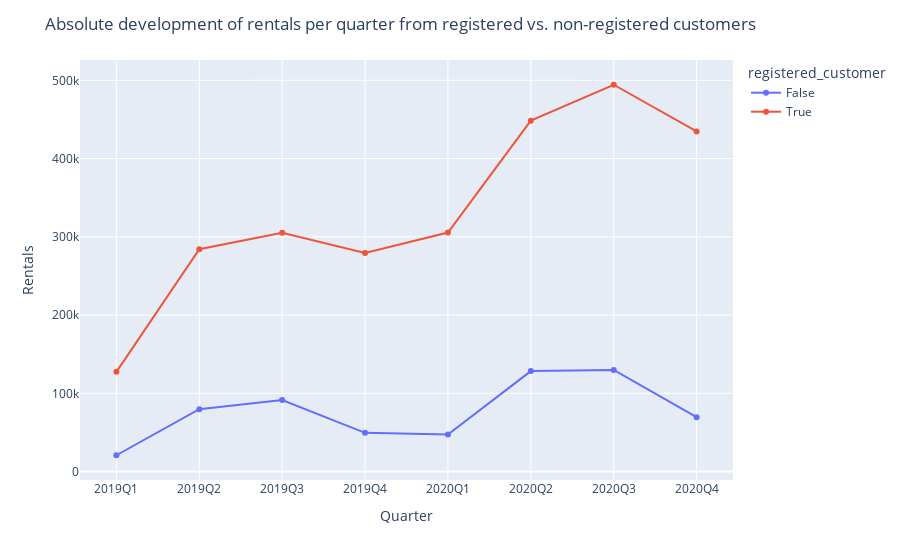

This figure's notebook cell:
### Markdown cell above
## Absolute development of rentals per quarter and per customer group (registered vs non-registered customers)

### Code cell
# Change quarter column to period object
df['quarter'] = df['datetime'].dt.to_period('Q')

# Count rentals per quarter and per type of customer
df_quarter = df.groupby(["quarter","registered_customer"],as_index=False).count().sort_values(by="quarter")

# Cast quarter column as string
df_quarter["quarter"]=df_quarter.quarter.astype(str)

# Show rentals per quarter and per type of customer
fig_rents_per_quarter_pc = px.line(df_quarter, x="quarter", y="windspeed", color="registered_customer", markers=True)
fig_rents_per_quarter_pc.update_layout(title="Absolute development of rentals per quarter from registered vs. non-registered customers", xaxis_title="Quarter", yaxis_title="Rentals")

### Figure 1 — Plotly figure (JSON) as saved in the notebook; plotly's stock layout.template omitted (floating-point values rounded to 4 significant figures)
{"data": [{"hovertemplate": "registered_customer=False<br>quarter=%{x}<br>windspeed=%{y}<extra></extra>", "legendgroup": "False", "line": {"color": "#636efa", "dash": "solid"}, "marker": {"symbol": "circle"}, "mode": "lines+markers", "name": "False", "orientation": "v", "showlegend": true, "type": "scatter", "x": ["2019Q1", "2019Q2", "2019Q3", "2019Q4", "2020Q1", "2020Q2", "2020Q3", "2020Q4"], "xaxis": "x", "y": [20906, 79742, 91472, 49523, 47392, 128446, 129864, 69502], "yaxis": "y"}, {"hovertemplate": "registered_customer=True<br>quarter=%{x}<br>windspeed=%{y}<extra></extra>", "legendgroup": "True", "line": {"color": "#EF553B", "dash": "solid"}, "marker": {"symbol": "circle"}, "mode": "lines+markers", "name": "True", "orientation": "v", "showlegend": true, "type": "scatter", "x": ["2019Q1", "2019Q2", "2019Q3", "2019Q4", "2020Q1", "2020Q2", "2020Q3", "2020Q4"], "xaxis": "x", "y": [127442, 284220, 305270, 279305, 305504, 448461, 494326, 434646], "yaxis": "y"}], "layout": {"autosize": true, "legend": {"title": {"text": "registered_customer"}, "tracegroupgap": 0}, "margin": {"t": 60}, "title": {"text": "Absolute development of rentals per quarter from registered vs. non-registered customers"}, "xaxis": {"anchor": "y", "autorange": true, "domain": [0, 1], "range": [-0.4503, 7.45], "title": {"text": "Quarter"}, "type": "category"}, "yaxis": {"anchor": "x", "autorange": true, "domain": [0, 1], "range": [-15750.0, 531000.0], "title": {"text": "Rentals"}, "type": "linear"}}}
